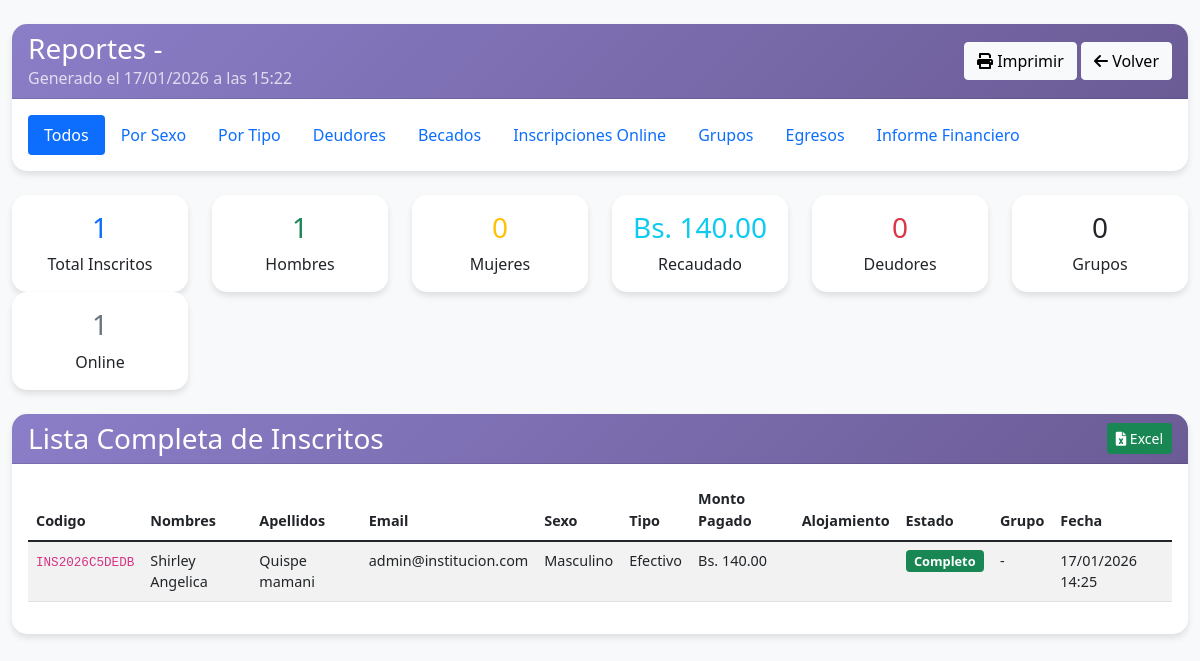
Screenshot of /admin/reportes-evento.php?evento=18 (signed in) with the database file from the repository.
### tables this page shows
CREATE TABLE `inscripciones_eventos` (
  `id` int(11) NOT NULL AUTO_INCREMENT,
  `evento_id` int(11) NOT NULL,
  `codigo_inscripcion` varchar(20) NOT NULL,
  `nombres` varchar(100) NOT NULL,
  `apellidos` varchar(100) NOT NULL,
  `email` varchar(100) DEFAULT NULL,
  `telefono` varchar(20) DEFAULT NULL,
  `fecha_nacimiento` date NOT NULL,
  `iglesia` varchar(150) DEFAULT NULL,
  `departamento` varchar(100) DEFAULT NULL,
  `sexo` enum('Masculino','Femenino') NOT NULL,
  `tipo_inscripcion` enum('Efectivo','QR','Deposito','Beca') NOT NULL,
  `monto_pagado` decimal(10,2) DEFAULT 0.00,
  `codigo_pago` varchar(100) DEFAULT NULL,
  `monto_total` decimal(10,2) NOT NULL,
  `alojamiento` enum('Si','No') DEFAULT 'No',
  `grupo` int(11) DEFAULT NULL,
  `estado_pago` enum('pendiente','parcial','completo','beca') DEFAULT 'pendiente',
  `aprobado` tinyint(1) DEFAULT 0,
  `fecha_inscripcion` timestamp NOT NULL DEFAULT current_timestamp(),
  `fecha_actualizacion` timestamp NOT NULL DEFAULT current_timestamp() ON UPDATE current_timestamp(),
  PRIMARY KEY (`id`),
  UNIQUE KEY `codigo_inscripcion` (`codigo_inscripcion`),
  KEY `idx_evento` (`evento_id`),
  KEY `idx_sexo` (`sexo`),
  KEY `idx_grupo` (`grupo`),
  KEY `idx_estado_pago` (`estado_pago`),
  KEY `idx_codigo` (`codigo_inscripcion`),
  CONSTRAINT `inscripciones_eventos_ibfk_1` FOREIGN KEY (`evento_id`) REFERENCES `eventos` (`id`) ON DELETE CASCADE
);

### admin/reportes-evento.php (the view, shortened to what the rows shown need)
<?php
require_once __DIR__ . '/../config/config.php';
$eventoId = isset($_GET['evento']) ? intval($_GET['evento']) : 0;
$db = getDB();
$eventosManager = new EventosManager($db);
$inscripcionesEvento = new InscripcionesEvento($db, $eventoId);
$evento = $eventosManager->getById($eventoId);
$inscripciones = $inscripcionesEvento->getAll();
$tipoReporte = $_GET['tipo'] ?? 'todos';
?>
<!DOCTYPE html>
<html lang="es">
<head>
    <link rel="stylesheet" href="https://cdnjs.cloudflare.com/ajax/libs/font-awesome/6.0.0/css/all.min.css">
    <link href="https://cdn.jsdelivr.net/npm/bootstrap@5.1.3/dist/css/bootstrap.min.css" rel="stylesheet">
</head>
<body>
    <div class="container-fluid py-4">
        <div class="card mb-4 no-print">
            <div class="card-header">
                <div class="row align-items-center">
                    <div class="col">
                        <h1 class="h3 mb-0">Reportes - <?php echo htmlspecialchars($evento['nombre']); ?></h1>
                    </div>
                </div>
            </div>
        </div>
        <?php if ($tipoReporte == 'todos'): ?>
            <div class="card">
                <div class="card-body">
                    <div class="table-responsive">
                        <table class="table table-striped" id="tabla-todos">
                            <thead>
                                <tr>
                                    <th>Codigo</th>
                                    <th>Nombres</th>
                                    <th>Apellidos</th>
                                    <th>Email</th>
                                    <th>Sexo</th>
                                    <th>Tipo</th>
                                    <th>Monto Pagado</th>
                                    <th>Alojamiento</th>
                                    <th>Estado</th>
                                    <th>Grupo</th>
                                    <th>Fecha</th>
                                </tr>
                            </thead>
                            <tbody>
                                <?php foreach ($inscripciones as $inscrito): ?>
                                    <tr>
                                        <td><code><?php echo $inscrito['codigo_inscripcion']; ?></code></td>
                                        <td><?php echo htmlspecialchars($inscrito['nombres']); ?></td>
                                        <td><?php echo htmlspecialchars($inscrito['apellidos']); ?></td>
                                        <td><?php echo htmlspecialchars($inscrito['email']); ?></td>
                                        <td><?php echo $inscrito['sexo']; ?></td>
                                        <td><?php echo $inscrito['tipo_inscripcion']; ?></td>
                                        <td>Bs. <?php echo number_format($inscrito['monto_pagado'], 2); ?></td>
                                        <td><?php echo $inscrito['alojamiento']; ?></td>
                                        <td>
                                            <span
                                                class="badge bg-<?php
                                                                echo $inscrito['estado_pago'] == 'completo' ? 'success' : ($inscrito['estado_pago'] == 'beca' ? 'info' : ($inscrito['estado_pago'] == 'parcial' ? 'warning' : 'danger')); ?>">
                                                <?php echo ucfirst($inscrito['estado_pago']); ?>
                                            </span>
                                        </td>
                                        <td><?php echo $inscrito['grupo'] ? 'Grupo ' . $inscrito['grupo'] : '-'; ?></td>
                                        <td><?php echo formatDate($inscrito['fecha_inscripcion'], 'd/m/Y H:i'); ?></td>
                                    </tr>
                                <?php endforeach; ?>
                            </tbody>
                        </table>
                    </div>
                </div>
            </div>
        <?php endif; ?>
    </div>
</body>
</html>

### rows the page displays
inscripciones_eventos: codigo_inscripcion "INS2026C5DEDB", nombres "Shirley Angelica", apellidos "Quispe mamani", email "admin@institucion.com", sexo "Masculino", tipo_inscripcion "Efectivo", monto_pagado "140.00", estado_pago "Completo", fecha_inscripcion "17/01/2026 14:25"

### other values shown
$stats['total_inscritos'] "1"
$stats['hombres'] "1"
$stats['mujeres'] "0"
$stats['total_recaudado'] "140.00"
$stats['deudores'] "0"
$stats['grupos_formados'] "0"
$stats['inscripciones_online'] "1"
